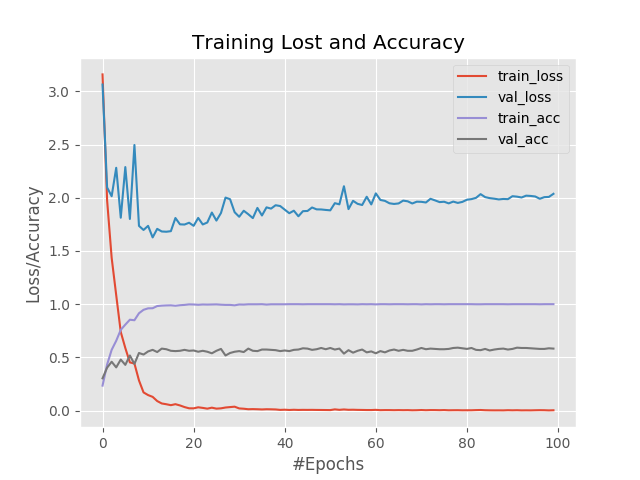

This chart was generated by the following Python code:
from dl_cv.preprocesor import AspectAwarePreprocessor
from dl_cv.preprocesor import ImageToArrayPreprocessor
from dl_cv.dataset import SimpleDatasetLoader
from dl_cv.neuralnetwork import MiniVGGNet

from sklearn.preprocessing import LabelBinarizer
from sklearn.model_selection import train_test_split
from sklearn.metrics import classification_report
from keras.optimizers import SGD
from imutils import paths
import imutils
from matplotlib import pyplot as plt 
import numpy as np 
import argparse
import os

ap = argparse.ArgumentParser()
ap.add_argument("-d", "--dataset", required=True, help="Path to dataset")
args = vars(ap.parse_args())

print("[INFO] Preprocessing data")
imagePaths = list(paths.list_images(args["dataset"]))
classNames = [pt.split(os.path.sep)[-2] for pt in imagePaths]
classNames = [str(x) for x in np.unique(classNames)]

aap = AspectAwarePreprocessor(64, 64)
iap = ImageToArrayPreprocessor()

sdl = SimpleDatasetLoader(preprocessors=[aap, iap])
(data, labels) = sdl.load(imagePaths, verbose=500)
data = data.astype("float") / 255.0

(trainX, testX, trainY, testY) = train_test_split(data, labels, test_size=0.25, random_state=42)
trainY = LabelBinarizer().fit_transform(trainY)
testY = LabelBinarizer().fit_transform(testY)

# Build model
print("[INFO] Building model")
sgd = SGD(lr=0.05)
model = MiniVGGNet.build(width=64, height=64, depth=3, classes=len(classNames))
model.compile(optimizer=sgd, loss="categorical_crossentropy", metrics=["accuracy"])

print("[INFO] Training model")
H = model.fit(trainX, trainY, validation_data=(testX, testY), batch_size=32, epochs=100, verbose=1)

# Evaluate model
print("[INFO] Evaluating model")
predictions = model.predict(testX, batch_size=32)
print(classification_report(testY.argmax(axis=1), predictions.argmax(axis=1), target_names=classNames))

# Plot learning curve
plt.style.use("ggplot")
plt.figure()
plt.plot(np.arange(0, 100), H.history["loss"], label="train_loss")
plt.plot(np.arange(0, 100), H.history["val_loss"], label="val_loss")
plt.plot(np.arange(0, 100), H.history["acc"], label="train_acc")
plt.plot(np.arange(0, 100), H.history["val_acc"], label="val_acc")
plt.title("Training Lost and Accuracy")
plt.xlabel("#Epochs")
plt.ylabel("Loss/Accuracy")
plt.legend()
plt.savefig("minivggnet_flower.png")
plt.show()
